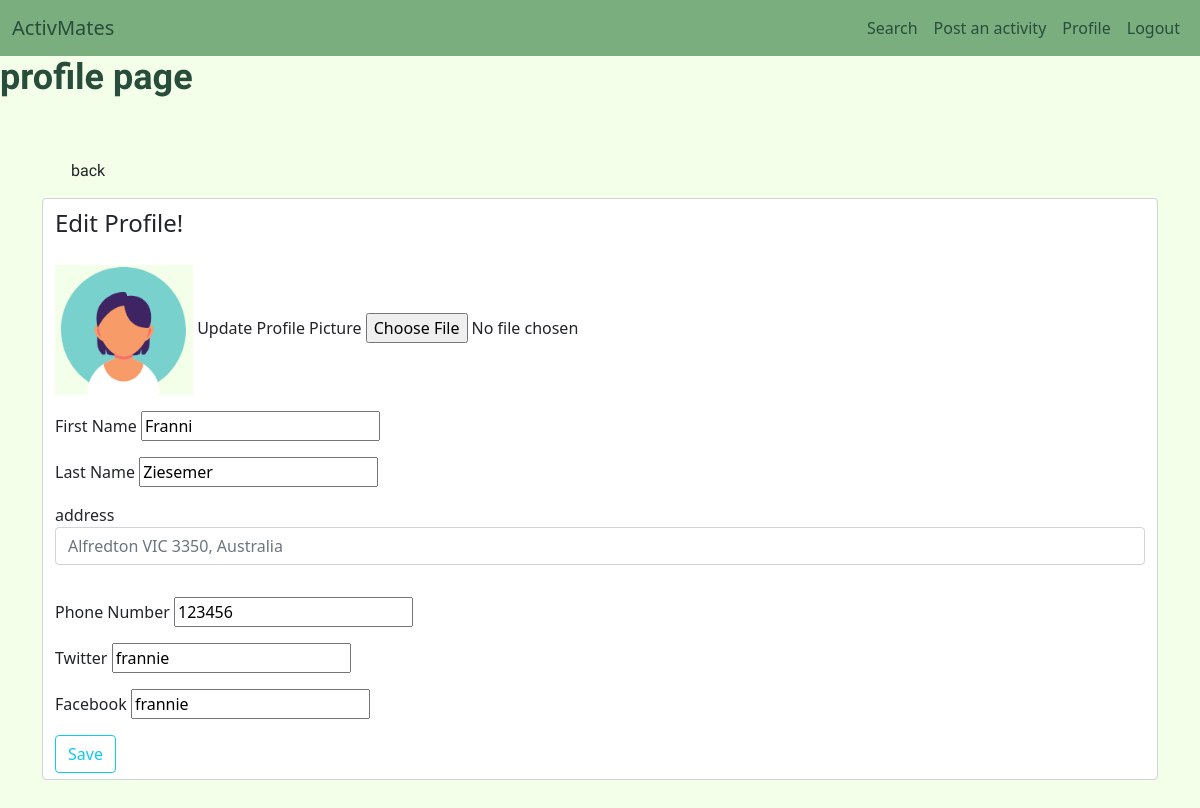
The app's page /edit-profile (signed in) with its own data.
### activmatesApp/models.py (models this page shows, shortened)
class Profile(db.Model):
    __tablename__ = 'profiles'
    id = db.Column(db.Integer, primary_key=True)
    first_name = db.Column(db.String(30), nullable=False)
    last_name = db.Column(db.String(30), nullable=False)
    image_file = db.Column(db.String(20), nullable=False,
                           default='default.png')
    street_address = db.Column(db.String(60), nullable=False)
    lat = db.Column(db.Integer, nullable=False)
    lng = db.Column(db.Integer, nullable=False)
    phone_number = db.Column(db.Integer, nullable=False)
    twitter = db.Column(db.String(20), nullable=False)
    facebook = db.Column(db.String(20), nullable=False)
    user_id = db.Column(db.Integer, db.ForeignKey('users.id'), nullable=False)
    activity = db.relationship('Activity', backref='profile', lazy=True)

### activmatesApp/routes.py (the view)
@app.route('/edit-profile', methods=['GET', 'POST'])
@login_required
def edit_profile():
    profileForm = ProfileForm()
    profile_data = current_user.profile
    for item in profile_data:
                display_profile_picture = item.image_file
                display_address = item.street_address
    if profileForm.validate_on_submit():
        if profileForm.picture.data:
            picture_file = save_picture(profileForm.picture.data)
            for item in profile_data:
                item.image_file=picture_file
        for item in profile_data:
            item.first_name = profileForm.first_name.data
            item.last_name=profileForm.last_name.data
            item.phone_number=profileForm.phone_number.data
            item.twitter=profileForm.twitter.data
            item.facebook=profileForm.facebook.data
            item.street_address=profileForm.street_address.data
            item.lat=profileForm.lat.data
            item.lng=profileForm.lng.data
        db.session.commit()
        flash(
            f'profile updated!', 'success')
        return redirect(url_for('account_profile'))
    elif request.method == 'GET':
        for item in profile_data:
            profileForm.first_name.data = item.first_name
            profileForm.first_name.data = item.first_name
            profileForm.last_name.data =  item.last_name
            profileForm.phone_number.data = item.phone_number
            profileForm.twitter.data = item.twitter
            profileForm.facebook.data = item.facebook
            profileForm.street_address.data = item.street_address
            profileForm.lat.data = item.lat
            profileForm.lng.data = item.lng
    image_file = url_for('static', filename='images/profile-pics/' + display_profile_picture)
    return render_template('edit-profile.html',
                            profileForm=profileForm,
                            image_file=image_file,
                            display_address=display_address,
                            title='Update profile',
                            map_key=app.config['GOOGLE_MAPS_API_KEY']
                            )

### activmatesApp/models.py (called while the page is built)
@login_manager.user_loader
def load_user(user_id):
    return User.query.get(int(user_id))

### activmatesApp/templates/edit-profile.html (shortened to what this page needs)
{% extends 'layout.html' %}
{% block body %}
<h1>profile page</h1>
    <div class="row content-section">
	<div class="col mt-3">
        <a class="nav-link" href="{{ url_for('account_profile') }}"><button class="btn info">back</button> </a>
		<form action="" enctype="multipart/form-data" method="POST">
			<fieldset class="form-control d-grid gap-3">
					<legend>
							Edit Profile!
					</legend>
					<div class="form-group profile-picture">
                        <img src=" {{ image_file }} " alt="">
                        {{ profileForm.picture.label() }}
                        {{ profileForm.picture(class="form-control-label") }}
					</div>
					<div class="form-group first-name">
                        {{ profileForm.first_name.label(class="form-control-label") }}
							{% if profileForm.first_name.errors %}
							{{ profileForm.first_name(class="form-control-label is-invalid", placeholder="First Name") }}
							<div class="invalid-feedback">
									{% for error in profileForm.first_name.errors %}
									<span>{{ error }}</span>
									{% endfor %}
							</div>
							{% else %}
							{{ profileForm.first_name(class="form-control-label", placeholder="First Name") }}
							{% endif %}
					</div>
					<div class="form-group last-name">
                        {{ profileForm.last_name.label(class="form-control-label") }}
							{% if profileForm.last_name.errors %}
							{{ profileForm.last_name(class="form-control-label is-invalid", placeholder="Last Name") }}
							<div class="invalid-feedback">
									{% for error in profileForm.last_name.errors %}
									<span>{{ error }}</span>
									{% endfor %}
							</div>
							{% else %}
							{{ profileForm.last_name(class="form-control-label", placeholder="Last Name") }}
							{% endif %}
					</div>
                <div class="form-group" id="locationField">
                    {{ profileForm.street_address.label(class="form-control-label") }}
                    <input id="autocomplete" placeholder="{{display_address}}"  type="text" class="form-control">
                </div>
                <div class="form-group phone-number">
                    {{ profileForm.phone_number.label(class="form-control-label") }}
                    {% if profileForm.phone_number.errors %}
                    {{ profileForm.phone_number(class="form-control-label is-invalid", placeholder="Phone Number") }}
                    <div class="invalid-feedback">
                            {% for error in profileForm.phone_number.errors %}
                            <span>{{ error }}</span>
                            {% endfor %}
                    </div>
                    {% else %}
                    {{ profileForm.phone_number(class="form-control-label", placeholder="Phone Number") }}
                    {% endif %}
                </div>
                <div class="form-group twitter">
                    {{ profileForm.twitter.label(class="form-control-label") }}
                    {% if profileForm.twitter.errors %}
                    {{ profileForm.twitter(class="form-control-label is-invalid", placeholder="Twitter") }}
                    <div class="invalid-feedback">
                            {% for error in profileForm.twitter.errors %}
                            <span>{{ error }}</span>
                            {% endfor %}
                    </div>
                    {% else %}
                    {{ profileForm.twitter(class="form-control-label", placeholder="Twitter") }}
                    {% endif %}
                </div>
                <div class="form-group facebook">
                    {{ profileForm.facebook.label(class="form-control-label") }}
                    {% if profileForm.facebook.errors %}
                    {{ profileForm.facebook(class="form-control-label is-invalid", placeholder="Facebook") }}
                    <div class="invalid-feedback">
                            {% for error in profileForm.facebook.errors %}
                            <span>{{ error }}</span>
                            {% endfor %}
                    </div>
                    {% else %}
                    {{ profileForm.facebook(class="form-control-label", placeholder="Facebook") }}
                    {% endif %}
                </div>
					<div class="form-group">
							{{ profileForm.submit(class="btn btn-outline-info")}}
					</div>
			</fieldset>
        </form>
    </div>
</div>
{% endblock %}

### activmatesApp/static/css/main.css (style rules this page uses)
body { background-color: #f3ffe8; }
#navbar a, h1, h2, h3, h4, h5 { color: #284d3b; }
.content-section { margin: 30px; }
h1, h2, h3, h4, h5, button { font-family: 'Titillium Web', sans-serif; line-height: 42px; }
h1 { font-size: 36px; font-weight: 700; }

### records on screen
Profile: first_name "Franni", last_name "Ziesemer", street_address "Alfredton VIC 3350, Australia", phone_number "123456", twitter "frannie", facebook "frannie"

### other values on screen
{{ profileForm.picture.label() }} "Update Profile Picture"
{{ profileForm.first_name.label(class="form-control-label") }} "First Name"
{{ profileForm.last_name.label(class="form-control-label") }} "Last Name"
{{ profileForm.street_address.label(class="form-control-label") }} "address"
{{ profileForm.phone_number.label(class="form-control-label") }} "Phone Number"
{{ profileForm.twitter.label(class="form-control-label") }} "Twitter"
{{ profileForm.facebook.label(class="form-control-label") }} "Facebook"
